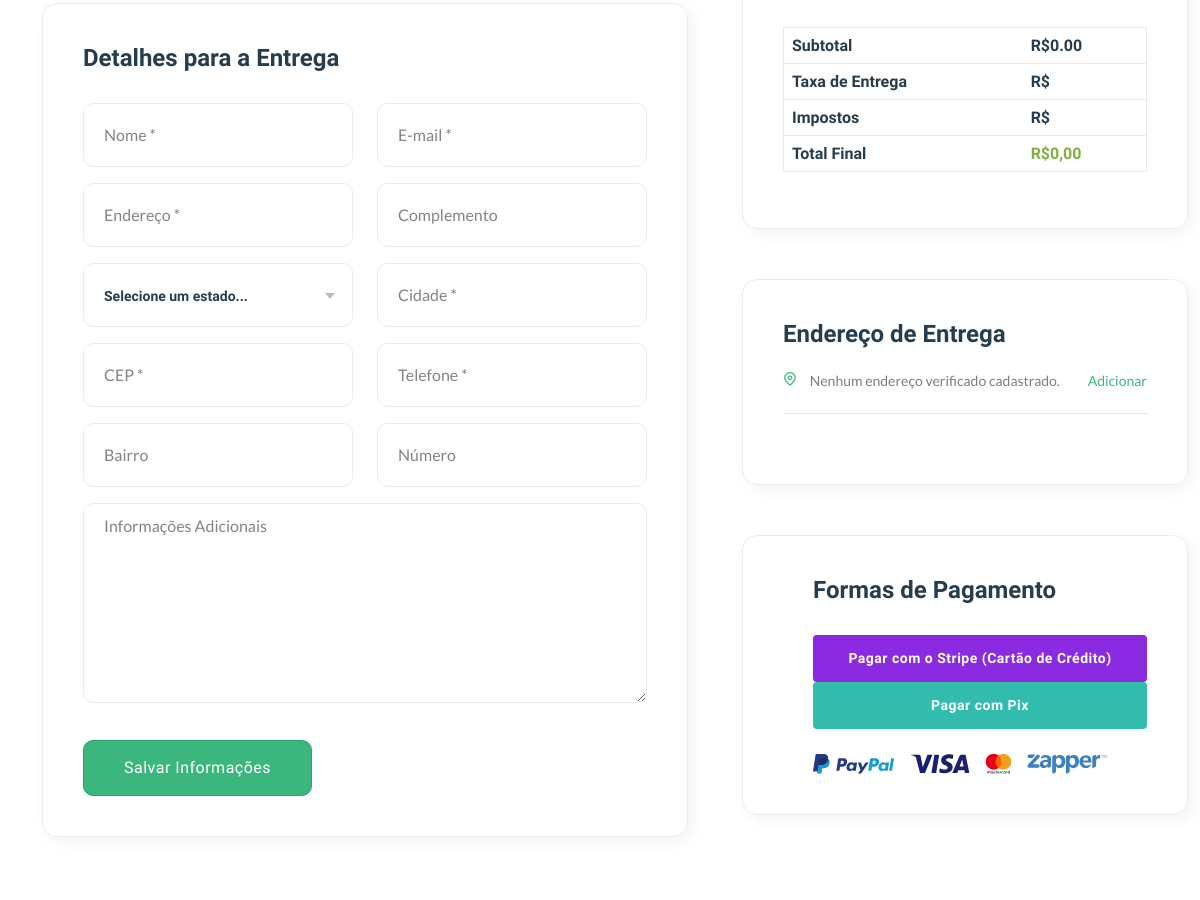
Page /checkout/ (signed in, middle part) on the earlier database version.
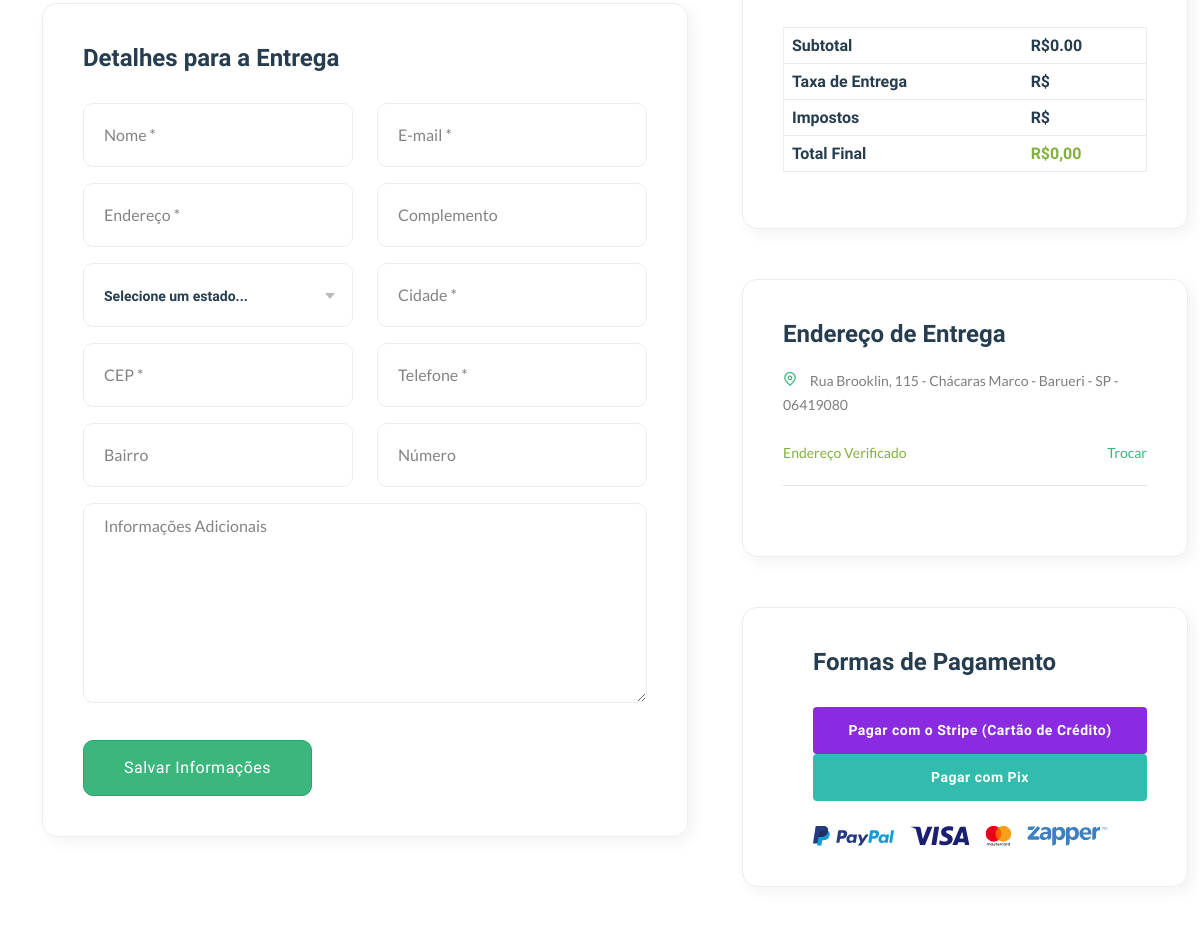
Same page on the later database version.
### core/models.py (models this page shows)
class Endereco(models.Model):
    user = models.ForeignKey(User, on_delete=models.SET_NULL, null=True)
    cep = models.CharField(max_length=9, null=True)
    logradouro = models.CharField(max_length=255, null=True)
    complemento = models.CharField(max_length=255, null=True, blank=True)
    bairro = models.CharField(max_length=255, null=True)
    localidade = models.CharField(max_length=255, null=True)
    uf = models.CharField(max_length=2, null=True)
    numero = models.CharField(max_length=10, null=True, blank=True)
    celular = models.CharField(max_length=20, null=True, blank=True) # Added cellphone field
    status = models.BooleanField(default=False)
    latitude = models.DecimalField(max_digits=9, decimal_places=6, null=True, blank=True)
    longitude = models.DecimalField(max_digits=9, decimal_places=6, null=True, blank=True)
    class Meta:
            verbose_name_plural = "Endereço"

### core/views.py (the view, shortened to what this page needs)
# urls.py: path("checkout/", checkout, name="checkout"), # Rota para a página de checkout
@login_required
def checkout(request):
    cart_total_amount = Decimal('0.00')
    errors = []
    cart_data = request.session.get('cart_data_obj', {})  # Obtém o carrinho da sessão
    cart_data_formatted = {}
    try:
        order = PedidoCarrinho.objects.filter(user=request.user, status_pagamento=False).order_by('-data_pedido').first()
    except Exception as e:
        errors.append(f"Erro ao buscar ou criar pedido: {str(e)}")
        order = None
    final_amount = cart_total_amount #added this line to solve undefined variable error
    context = {
        "cart_data": cart_data_formatted,
        "totalcartitems": len(cart_data),
        "cart_total_amount": "{:.2f}".format(cart_total_amount),
        "final_amount": "{:.2f}".format(final_amount),
        "order": order,
        "errors": errors,
        "stripe_publishable_key": settings.STRIPE_PUBLIC_KEY,
    }
    return render(request, "core/checkout.html", context)

### core/context_processor.py (called while the page is built)
def default(request):
    categorias = Categoria.objects.all()
    vendedores = Vendedor.objects.all()
    min_max_preco = Produto.objects.aggregate(Min("preco"), Max("preco"))
    if request.user.is_authenticated:
        try:
            wishlist = Wishlist.objects.filter(user=request.user)
        except Wishlist.DoesNotExist:
            wishlist = 0
    else:
        wishlist = 0
    context = {
        'min_max_preco': min_max_preco,
        'categorias': categorias,
        'vendedores': vendedores,
        'wishlist': wishlist,
    }
    if request.user.is_authenticated:
        try:
            endereco = Endereco.objects.filter(user=request.user.id).first()
            context['endereco'] = endereco
        except Endereco.DoesNotExist:
            context['endereco'] = None
    return context

### templates/core/checkout.html (shortened to what this page needs)
{% extends 'partials/base.html' %}
{% load static %}
{% block content %}
<main class="main">
    <div class="container mb-80 mt-50">
        <div class="row">
            <div class="col-lg-7">
                                <div class="border p-40 cart-totals ml-30 mb-50">
                                    <h4 class="mb-30">Detalhes para a Entrega</h4>
                                    <form method="POST" id="checkout-form">
                                        <div class="row">
                                            <div class="form-group col-lg-6">
                                                <input type="text" required="" name="nome" placeholder="Nome *">
                                            </div>
                                            <div class="form-group col-lg-6">
                                                <input type="text" required="" name="email" placeholder="E-mail *">
                                            </div>
                                        </div>
                                        <div class="row">
                                            <div class="form-group col-lg-6">
                                                <input type="text" name="logradouro" required="" placeholder="Endereço *">
                                            </div>
                                            <div class="form-group col-lg-6">
                                                <input type="text" name="complemento" placeholder="Complemento">
                                            </div>
                                        </div>
                                        <div class="row shipping_calculator">
                                            <div class="form-group col-lg-6">
                                                <div class="custom_select">
                                                </div>
                                            </div>
                                            <div class="form-group col-lg-6">
                                                <input required="" type="text" name="localidade" placeholder="Cidade *">
                                            </div>
                                        </div>
                                        <div class="row">
                                            <div class="form-group col-lg-6">
                                                <input required="" type="text" name="cep" placeholder="CEP *">
                                            </div>
                                            <div class="form-group col-lg-6">
                                                <input required="" type="text" name="telefone" placeholder="Telefone *">
                                            </div>
                                        </div>
                                        <div class="row">
                                            <div class="form-group col-lg-6">
                                                <input type="text" name="bairro" placeholder="Bairro">
                                            </div>
                                            <div class="form-group col-lg-6">
                                                <input type="text" name="numero" placeholder="Número">
                                            </div>
                                        </div>
                                        <div class="form-group mb-30">
                                            <textarea rows="5" name="celular" placeholder="Informações Adicionais"></textarea>
                                        </div>
                                        <button type="submit" class="btn btn-fill-out btn-block">Salvar Informações</button>
                                    </form>
                                </div>
            </div>
            <div class="col-lg-5">
                <div class="border p-40 cart-totals ml-30 mb-50">
                    <div class="order_table checkout">
                        <table class="table no-border no-line" style="border-collapse: collapse;">
                            <tbody>
                                <tr>
                                    <td class="cart_total_label"><h6>Subtotal</h6></td>
                                    <td class="cart_total_amount text-success"><h6>R${{cart_total_amount}}</h6></td>
                                </tr>
                                    <tr>
                                        <td class="cart_total_label"><h6>Taxa de Entrega</h6></td>
                                        <td class="cart_total_amount text-success"><h6>R${{shipping_cost|floatformat:2}}</h6></td>
                                    </tr>
                                    <tr>
                                        <td class="cart_total_label"><h6>Impostos</h6></td>
                                        <td class="cart_total_amount text-success"><h6>R${{tax_amount|floatformat:2}}</h6></td>
                                    </tr>
                                    <tr>
                                        <td class="text-brand"><strong><h6>Total Final</h6></strong></td>
                                        <td class="cart_total_amount">
                                            <strong class="text-brand">
                                                {% if order and order.coupons.all %}
                                                    <span class="text-decoration-line-through text-muted me-3">
                                                        <h6>R${{cart_total_amount|floatformat:2}}</h6>
                                                    </span>
                                                    <span class="text-success">
                                                        <h6>R${{order.preco|floatformat:2}}</h6>
                                                    </span>
                                                {% else %}
                                                    <h6 class="text-success">R${{final_amount|floatformat:2}}</h6>
                                                {% endif %}
                                            </strong>
                                        </td>
                                    </tr>
                            </tbody>
                        </table>
                    </div>
                </div>
                <div class="border p-40 cart-totals ml-30 mb-50">
                    <div class="widget-delivery mb-30 box-shadow-none">
                        <h4 class="section-title style-3 mb-20">Endereço de Entrega</h4>
                        <ul>
                            {% if user.is_authenticated %}
                                {% if endereco and endereco.status %}
                                <li>
                                    <i class="fi fi-rs-marker mr-10 text-brand"></i>
                                    <span>{{ endereco.logradouro }}, {{ endereco.numero|default:"" }} - {{ endereco.bairro }} - {{ endereco.localidade }} - {{ endereco.uf }} - {{ endereco.cep }}</span><br><br>
                                    <span class="text-success">Endereço Verificado</span>
                                    <a href="{% url 'core:dashboard' %}" class="change float-end">Trocar</a>
                                </li>
                                {% else %}
                                <li>
                                    <i class="fi fi-rs-marker mr-10 text-brand"></i>
                                    <span>Nenhum endereço verificado cadastrado.</span>
                                    <a href="{% url 'core:dashboard' %}" class="change float-end">Adicionar</a>
                                </li>
                                {% endif %}
                            {% else %}
                                <li>
                                    <i class="fi fi-rs-marker mr-10 text-brand"></i>
                                    <span>Faça login para ver informações de endereço.</span>
                                    <a href="{% url 'userauths:sign-in' %}" class="change float-end">Login</a>
                                </li>
                            {% endif %}
                            <li class="hr"><span></span></li>
                        </ul>
                    </div>
                </div>
                <div class="border p-40 cart-totals ml-30 mb-50">
                    <div class="payment ml-30">
                        <h4 class="mb-30">Formas de Pagamento</h4>
                        <div class="payment_option">
                            <button type="button" class="btn w-100" id="checkout-button" style="background-color: blueviolet;">Pagar com o Stripe (Cartão de Crédito)</button>
                            <button type="button" class="btn w-100" style="background-color: rgb(50, 188, 173); color: white;">Pagar com Pix</button>
                        </div>
                        <br>
                        <div class="payment-logo d-flex">
                            <img class="mr-15" src="{% static 'assets/imgs/theme/icons/payment-paypal.svg' %}" alt="">
                            <img class="mr-15" src="{% static 'assets/imgs/theme/icons/payment-visa.svg' %}" alt="">
                            <img class="mr-15" src="{% static 'assets/imgs/theme/icons/payment-master.svg' %}" alt="">
                            <img src="{% static 'assets/imgs/theme/icons/payment-zapper.svg' %}" alt="">
                        </div>
                    </div>
                </div>
            </div>
        </div>
    </div>
</main>
{% endblock content %}

### templates/partials/base.html (shortened to what this page needs)
{% load static %}
<!DOCTYPE html>
<html class="o-js" lang="pt-BR">
<head>
    <link rel="stylesheet" href="{% static 'assets/css/plugins/animate.min.css' %}" />
    <link rel="stylesheet" href="{% static 'assets/css/main.css' %}" />
    <link rel="stylesheet" href="https://cdnjs.cloudflare.com/ajax/libs/font-awesome/6.0.0/css/all.min.css"
 />
</head>
<body>
    {% block content %}
    {%endblock content %}
</body>
</html>

Differences in the rows shown:
added Endereco: logradouro "Rua Brooklin", numero "115", bairro "Chácaras Marco", localidade "Barueri", uf "SP", cep "06419080"
Other differences:
text no longer shown: "Nenhum endereço verificado cadastrado. Adicionar"
text now shown: ", - - - - Endereço Verificado Trocar"
